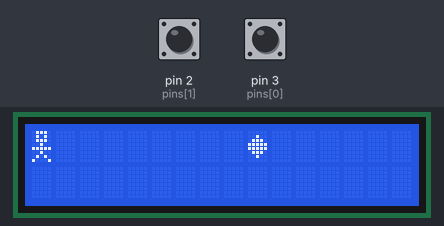
Simulated run of this sketch. Board: Arduino Uno, built with avr-gcc and run on an emulated ATmega328P. On the bench: 16×2 character LCD. The inputs (shaded band) are chosen by the test bench; at power-on: pin 2 (pins[1]) HIGH, pin 3 (pins[0]) HIGH. Random numbers use the default seed unless the sketch sets one; what the sketch prints to the serial monitor is not drawn.

Above: at 3.2 s.
3.3 s: pin 2 (pins[1]) pulled LOW for 0.15 s
At 3.58 s:
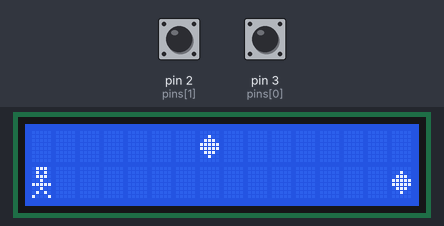
4.0 s: pin 3 (pins[0]) pulled LOW for 0.15 s
At 4.18 s:
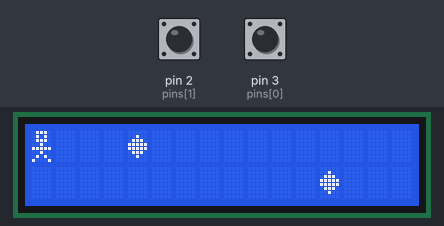
4.7 s: pin 2 (pins[1]) pulled LOW for 1 s
At 5.16 s:
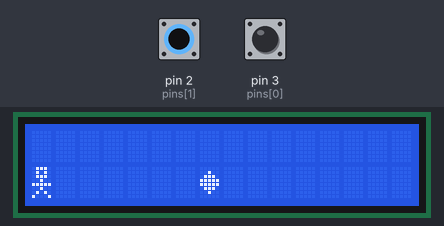
6.3 s: pin 3 (pins[0]) pulled LOW for 1 s
At 6.43 s:
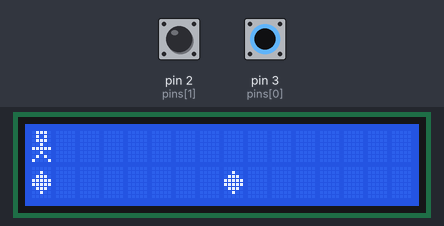
10.9 s: pin 2 (pins[1]) pulled LOW for 0.15 s
At 11.02 s:
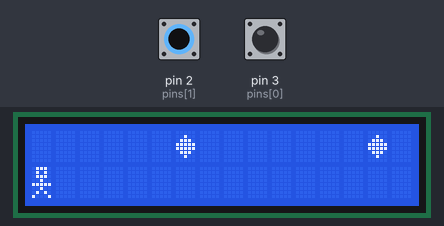
11.6 s: pin 3 (pins[0]) pulled LOW for 0.15 s
At 12.2 s:
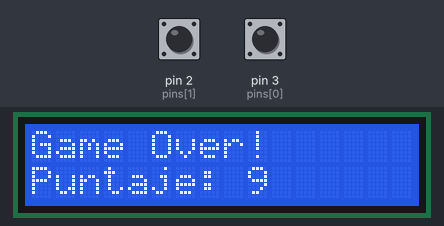
Timing chart, 0 to 14.4 s (numbered marks = the images above; inputs shaded):
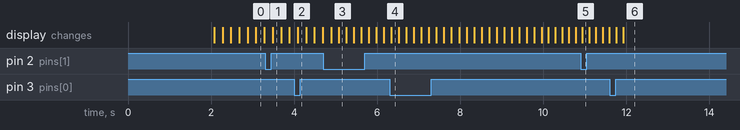

The sketch:

arduino_game.ino
```cpp
#include <LiquidCrystal.h>

LiquidCrystal lcd(13, 12, 11, 10, 9, 8);

byte player[] = {
  B01110,
  B01010,
  B01110,
  B00100,
  B11111,
  B00100,
  B01010,
  B10001
};

byte asteroide[] = {
  B00000,
  B00100,
  B01110,
  B11111,
  B11111,
  B01110,
  B00100,
  B00000
};

bool endGame = false;

double frameTimeLimit = 200;
long frameTime = millis();
long velTime = millis();

const byte numPins = 2;
byte pins[numPins] = {3, 2};
volatile byte playerY = 0;
int obstacleX = 15;
int obstacleY = 0;
int obstacle2X = 23;
int obstacle2Y = 1;

unsigned long puntajeInicial = 0;
bool gameStarted = false;

void setup() {
  Serial.begin(9600);

  lcd.createChar(0, player);
  lcd.createChar(1, asteroide);

  for (byte i = 0; i < numPins; i++) {
    pinMode(pins[i], INPUT_PULLUP);
  }
  attachInterrupt(digitalPinToInterrupt(pins[0]), movePlayerUp, FALLING);
  attachInterrupt(digitalPinToInterrupt(pins[1]), movePlayerDown, FALLING);

  lcd.begin(16, 2);
  lcd.print("Esquiva o muere!");
  delay(2000);
  lcd.clear();

  drawPlayer();
  drawObstacles();
}

void loop() {
  if (!gameStarted) {
    puntajeInicial = millis();
    gameStarted = true;
  }

  //Manejo del tiempo entre cada frame
  if(millis()>frameTime+frameTimeLimit && !endGame){
    frameTime=millis();
    obstacleX--;
    obstacle2X--;
    drawObstacles();
  }

  //Manejo de la velocidad
  if(millis()>velTime+5000 && frameTimeLimit>40 && !endGame){
    velTime=millis();
  	frameTimeLimit= frameTimeLimit*0.9;
  }
  if (obstacleX < 0 && !endGame) {
    // El obstáculo llegó al borde izquierdo de la pantalla
    // Reiniciar el movimiento
    obstacleX = 15;
    obstacleY = random(0, 2);
    Serial.print("obj1:");
    Serial.println(obstacleY);
  }
  if (obstacle2X < 0 && !endGame) {
    // El obstáculo llegó al borde izquierdo de la pantalla
    // Reiniciar el movimiento
    obstacle2X = 15;
    obstacle2Y = random(0, 2);
    Serial.print("obj2:");
    Serial.println(obstacle2Y);
  }

  if ((obstacleX == 0 && obstacleY == playerY) || (obstacle2X == 0 && obstacle2Y == playerY)) {
    // Colisión
    endGame=true;
    frameTimeLimit=200;
    unsigned long puntajeFinal = millis(); // Detener el temporizador
    unsigned long puntaje = puntajeFinal - puntajeInicial; // Calcular tiempo transcurrido
    lcd.clear();
    lcd.print("Game Over!");
    lcd.setCursor(0, 1);
    lcd.print("Puntaje: ");
    lcd.print(puntaje / 1000); // Mostrar tiempo en segundos
    obstacleX = 15;
    obstacle2X = 23;
    gameStarted = false;
  }


}

void movePlayerUp() {
  startGame();
  playerY = 0;
}

void movePlayerDown() {
  startGame();
  playerY = 1;
}

void drawPlayer() {
  lcd.clear();
  lcd.setCursor(0, playerY);
  lcd.write(byte(0));
}

void drawObstacles() {
  drawPlayer();
  lcd.setCursor(obstacleX, obstacleY);
  lcd.write(byte(1));
  lcd.setCursor(obstacle2X, obstacle2Y);
  lcd.write(byte(1));
}

void startGame(){
  if(endGame){
  	endGame=false;
  }
}
```
